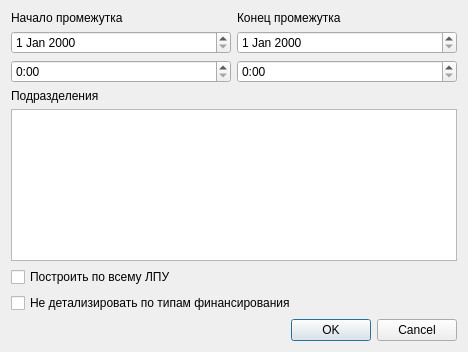
<?xml version="1.0" encoding="UTF-8"?>
<ui version="4.0">
 <class>ArrivedDepartedPatients</class>
 <widget class="QDialog" name="ArrivedDepartedPatients">
  <property name="geometry">
   <rect>
    <x>0</x>
    <y>0</y>
    <width>468</width>
    <height>352</height>
   </rect>
  </property>
  <property name="windowTitle">
   <string>Dialog</string>
  </property>
  <layout class="QVBoxLayout" name="verticalLayout">
   <item>
    <widget class="QWidget" name="widget" native="true">
     <layout class="QGridLayout" name="gridLayout_2">
      <property name="margin">
       <number>0</number>
      </property>
      <item row="1" column="2">
       <widget class="CDateEdit" name="edtEndDate"/>
      </item>
      <item row="1" column="1">
       <widget class="CDateEdit" name="edtBegDate"/>
      </item>
      <item row="2" column="2">
       <widget class="QTimeEdit" name="edtEndTime">
        <property name="displayFormat">
         <string>H:mm</string>
        </property>
       </widget>
      </item>
      <item row="2" column="1">
       <widget class="QTimeEdit" name="edtBegTime">
        <property name="displayFormat">
         <string>H:mm</string>
        </property>
       </widget>
      </item>
      <item row="0" column="1">
       <widget class="QLabel" name="lblBegDateTime">
        <property name="text">
         <string>Начало промежутка</string>
        </property>
       </widget>
      </item>
      <item row="0" column="2">
       <widget class="QLabel" name="lblEndDateTime">
        <property name="text">
         <string>Конец промежутка</string>
        </property>
       </widget>
      </item>
     </layout>
    </widget>
   </item>
   <item>
    <widget class="QLabel" name="lblLPU">
     <property name="text">
      <string>Подразделения</string>
     </property>
    </widget>
   </item>
   <item>
    <widget class="CRBListBox" name="lstLPU"/>
   </item>
   <item>
    <widget class="QCheckBox" name="chkAllLPU">
     <property name="text">
      <string>Построить по всему ЛПУ</string>
     </property>
    </widget>
   </item>
   <item>
    <widget class="QCheckBox" name="chkNoFinanceDetail">
     <property name="text">
      <string>Не детализировать по типам финансирования</string>
     </property>
    </widget>
   </item>
   <item>
    <widget class="QDialogButtonBox" name="buttonBox">
     <property name="orientation">
      <enum>Qt::Horizontal</enum>
     </property>
     <property name="standardButtons">
      <set>QDialogButtonBox::Cancel|QDialogButtonBox::Ok</set>
     </property>
    </widget>
   </item>
  </layout>
 </widget>
 <customwidgets>
  <customwidget>
   <class>CDateEdit</class>
   <extends>QDateEdit</extends>
   <header>library/DateEdit.h</header>
  </customwidget>
  <customwidget>
   <class>CRBListBox</class>
   <extends>QTableView</extends>
   <header>library/RBListBox.h</header>
  </customwidget>
 </customwidgets>
 <tabstops>
  <tabstop>edtBegDate</tabstop>
  <tabstop>edtEndDate</tabstop>
  <tabstop>edtBegTime</tabstop>
  <tabstop>edtEndTime</tabstop>
  <tabstop>lstLPU</tabstop>
  <tabstop>chkAllLPU</tabstop>
  <tabstop>chkNoFinanceDetail</tabstop>
  <tabstop>buttonBox</tabstop>
 </tabstops>
 <resources/>
 <connections>
  <connection>
   <sender>buttonBox</sender>
   <signal>accepted()</signal>
   <receiver>ArrivedDepartedPatients</receiver>
   <slot>accept()</slot>
   <hints>
    <hint type="sourcelabel">
     <x>224</x>
     <y>326</y>
    </hint>
    <hint type="destinationlabel">
     <x>157</x>
     <y>274</y>
    </hint>
   </hints>
  </connection>
  <connection>
   <sender>buttonBox</sender>
   <signal>rejected()</signal>
   <receiver>ArrivedDepartedPatients</receiver>
   <slot>reject()</slot>
   <hints>
    <hint type="sourcelabel">
     <x>292</x>
     <y>332</y>
    </hint>
    <hint type="destinationlabel">
     <x>286</x>
     <y>274</y>
    </hint>
   </hints>
  </connection>
  <connection>
   <sender>chkAllLPU</sender>
   <signal>toggled(bool)</signal>
   <receiver>lstLPU</receiver>
   <slot>setDisabled(bool)</slot>
   <hints>
    <hint type="sourcelabel">
     <x>82</x>
     <y>294</y>
    </hint>
    <hint type="destinationlabel">
     <x>75</x>
     <y>130</y>
    </hint>
   </hints>
  </connection>
 </connections>
</ui>
